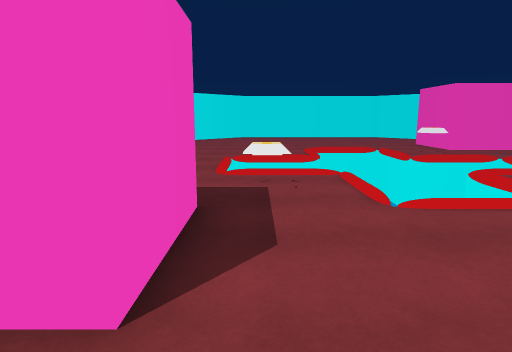
view 1 (above)

16 first-person views from a walk through a Unity game level. The camera is 1.5 m above the floor, tilts 10° down and sees 75° across. The floor is counted in squares, 1 m on a side. Each view is taken from the middle of a square. On the plan, view 1 faces up. The plan holds only what a view shows up to about 15 squares ahead; the rest is blank. Surface patterns are stand-ins for the level's own textures.

view 2
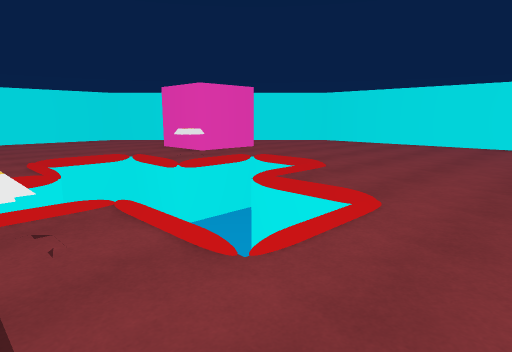

view 3
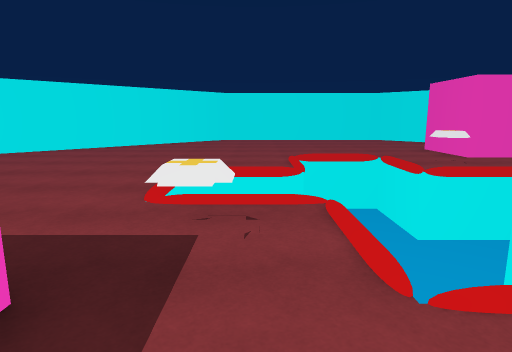

view 4
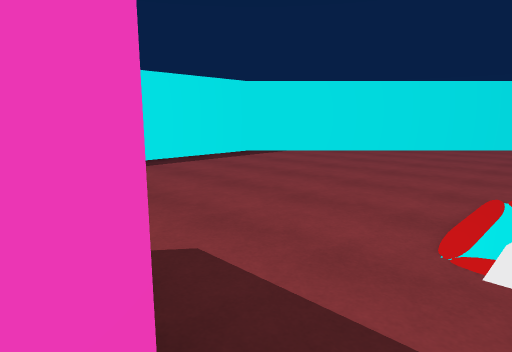

view 5
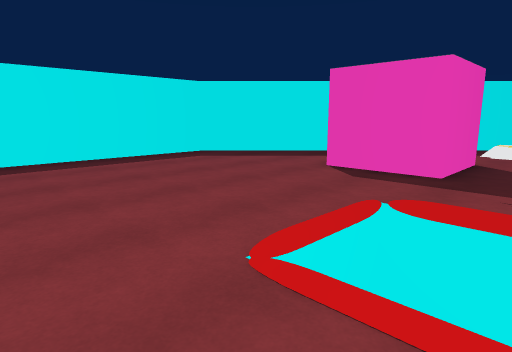

view 6
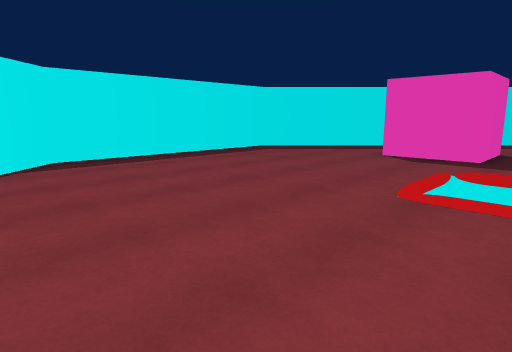

view 7
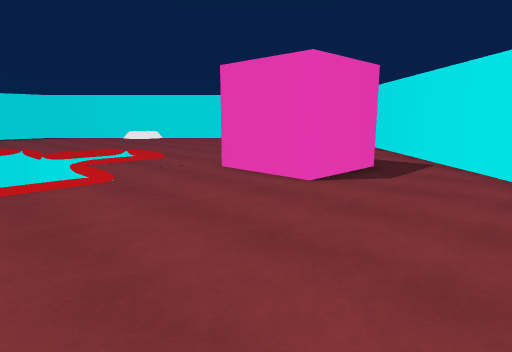

view 8
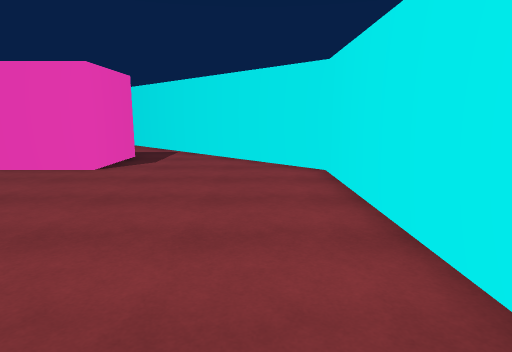

view 9
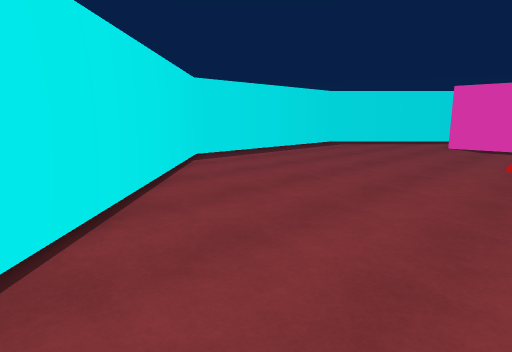

view 10
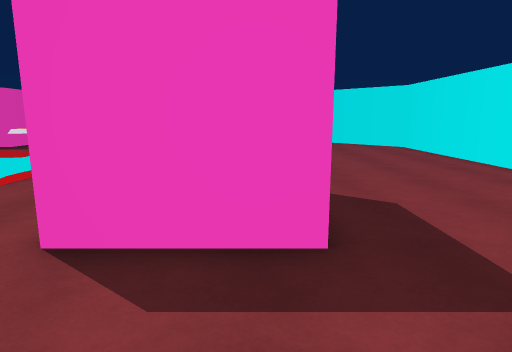

view 11
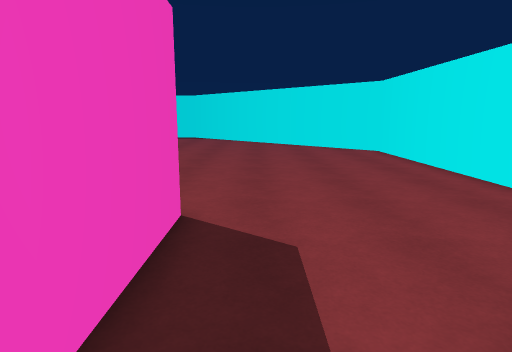

view 12
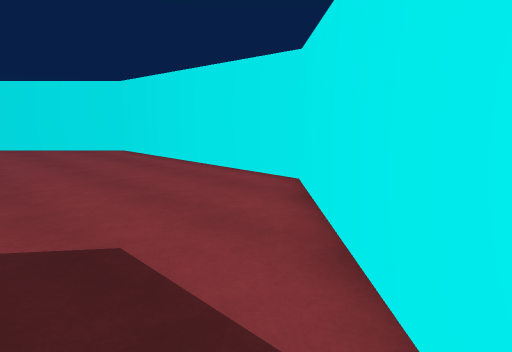

view 13
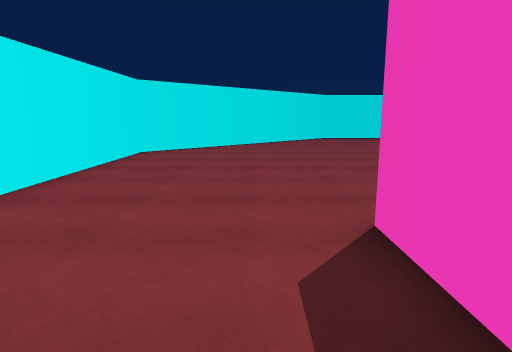

view 14
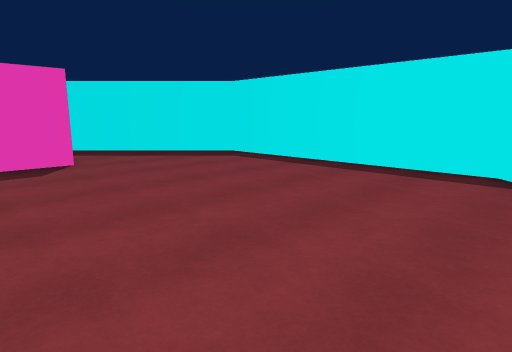

view 15
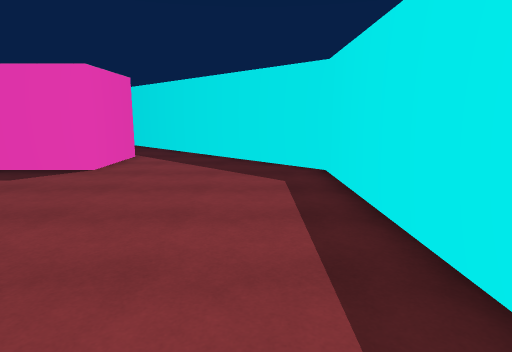

view 16
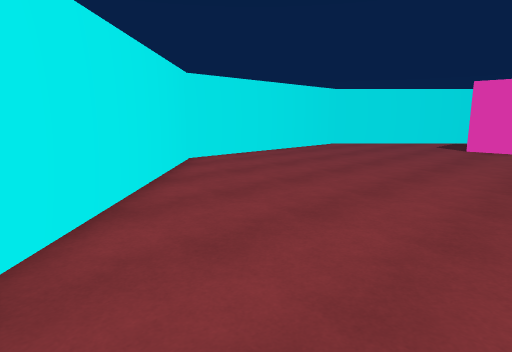

### Floor plan
Key: @ floor where view 1 was taken; # wall or solid block; . floor; ^ raised ledge; v drop or lower ground.
Columns run from 11 left of view 1 to 19 right of it. Each row starts with its distance up from view 1.
 26          #############
 25         ##...........##
 24        ##.............##
 23       ##...............##
 22      ##.................##
 21     ##...................##
 20    ##.....................##
 19   ##................####...##
 18  ##.................#  #....##
 17 ##..................#  #.....##
 16 #...................####......#
 15 #.............vvv.............#
 14 #.............  v.^^..........#
 13 #.............  v.............#
 12 #.........vvvv  vvvvv.........#
 11 #.........v     vvvvv.........#
 10 #.........v    vvvv v.........#
  9 #.........vvvv vvvvvv.........#
  8 #.............   .............#
  7 #..........^..   .............#
  6 #.............vvv.............#
  5 #......####...................#
  4 ##.....#  #..................##
  3  ##....#  #.................##
  2   ##...####................##
  1    ##.....................##
  0     ##.....@.............##
 -1      ##.................##
 -2       ##...............##
 -3        ##.............##
 -4         ##...........##
 -5          #############

Positions as (right, up) in squares from view 1, and headings:
1: (0, 0), facing up
2: (0, 3), facing up-right
3: (1, 3), facing up
4: (0, 5), facing up-left
5: (8, 8), facing down-left
6: (12, 8), facing down-left
7: (17, 9), facing up-left
8: (17, 6), facing up
9: (17, 7), facing down-left
10: (16, 18), facing left
11: (14, 20), facing left
12: (14, 19), facing up-left
13: (14, 20), facing down
14: (-1, 17), facing down-left
15: (-9, 15), facing down
16: (-8, 15), facing up-right
